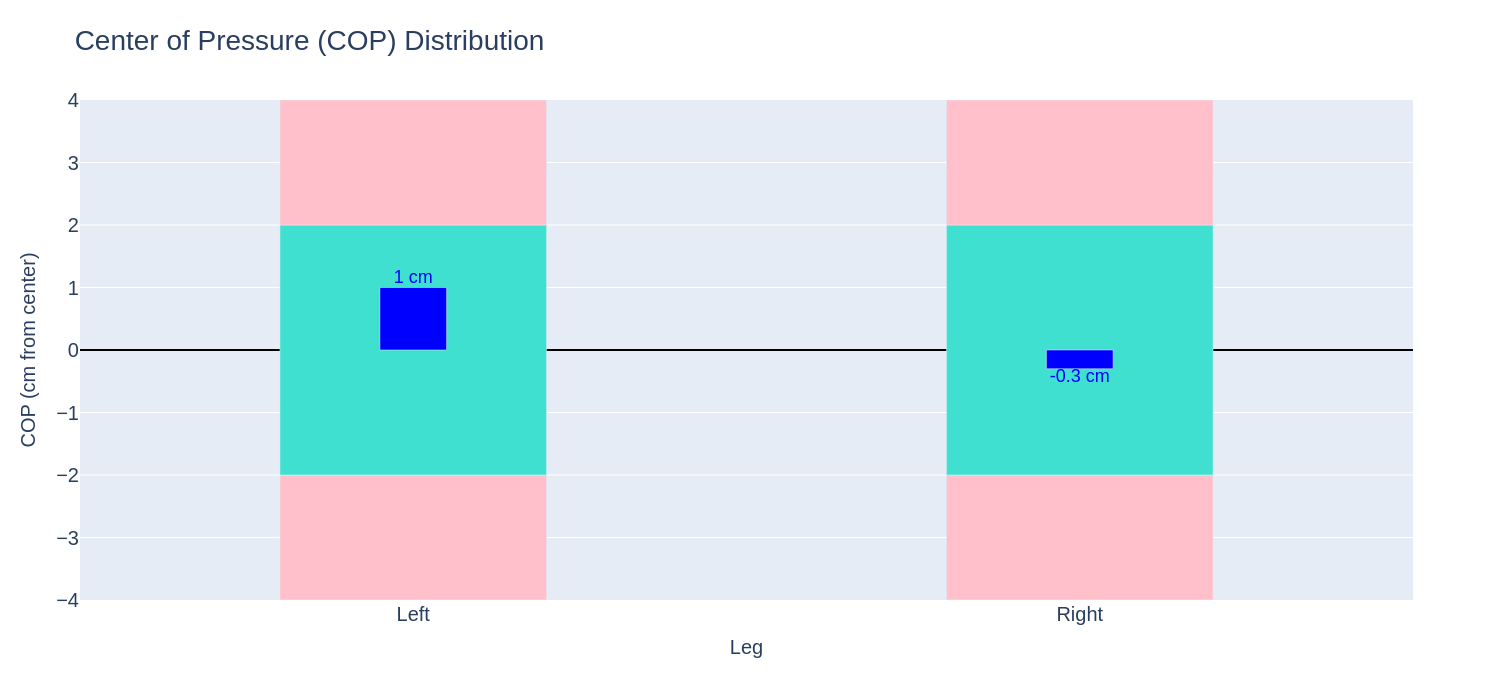

The script that drew this image:
import plotly.graph_objects as go
import base64


def cop_plot(recorded_values=[1, -0.3]):
    leg_labels = ['Left', 'Right']
    # recorded_values = [1, -0.3]

    low_range_end = -2
    middle_range_end = 2
    high_range_end = 4

    fig = go.Figure()

    for i, label in enumerate(leg_labels):

        fig.add_trace(go.Bar(
            x=[label],
            y=[abs(-2 - (-4))],
            base=[-4],
            name=f'Low range (-4 to -2 cm)',
            marker_color='pink',
            hoverinfo='none',
            width=0.4
        ))

        fig.add_trace(go.Bar(
            x=[label],
            y=[middle_range_end - low_range_end],
            base=[low_range_end],
            name=f'Middle range (-2 to 2 cm)',
            marker_color='turquoise',
            hoverinfo='none',
            width=0.4
        ))

        fig.add_trace(go.Bar(
            x=[label],
            y=[high_range_end - middle_range_end],
            base=[middle_range_end],
            name=f'High range (2 to 4 cm)',
            marker_color='pink',
            hoverinfo='none',
            width=0.4
        ))

    for i, value in enumerate(recorded_values):
        fig.add_trace(go.Bar(
            x=[leg_labels[i]],
            y=[value],
            base=[0],
            width=0.1,
            marker_color='blue',
            name=f'Recorded COP {value} cm',
            hoverinfo='none'
        ))

        fig.add_trace(go.Scatter(
            x=[leg_labels[i]],
            y=[value],
            mode='text',
            text=[f'{value} cm'],
            textposition='top center' if value > 0 else 'bottom center',
            showlegend=False,
            textfont=dict(color='blue', size=18),
            cliponaxis=False
        ))

    fig.update_layout(
        title="Center of Pressure (COP) Distribution",
        xaxis_title="Leg",
        yaxis_title="COP (cm from center)",
        yaxis=dict(range=[-4, 4], zeroline=True,
                   zerolinewidth=2, zerolinecolor='black'),
        barmode='overlay',
        showlegend=False,
        xaxis_title_font=dict(size=20),
        yaxis_title_font=dict(size=20),
        xaxis_tickfont=dict(size=20),
        yaxis_tickfont=dict(size=20),
        title_font=dict(size=28)
    )

    img = fig.to_image(format="png")

    return base64.b64encode(img).decode()
